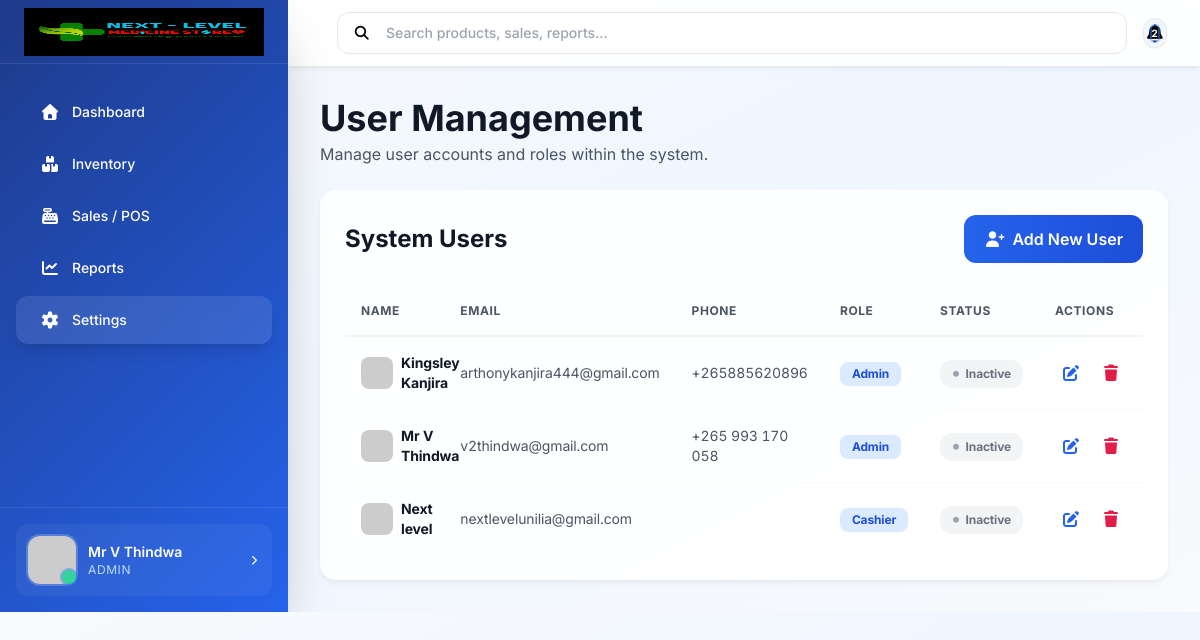
Screenshot of /?page=settings&view=user-management (signed in) with the database file from the repository.
### tables this page shows
CREATE TABLE `users` (
  `id` int(11) NOT NULL,
  `name` varchar(100) NOT NULL,
  `email` varchar(150) NOT NULL,
  `phone` varchar(20) DEFAULT NULL,
  `password_hash` varchar(255) NOT NULL,
  `role` enum('admin','cashier','manager') DEFAULT 'cashier',
  `created_at` timestamp NOT NULL DEFAULT current_timestamp(),
  `last_activity` timestamp NULL DEFAULT NULL
);

### classes/User.php (called while the page is built, shortened)
<?php
class User
{
    private $conn;
    private $table = 'users';
    public function __construct($db)
    {
        $this->conn = $db;
    }
    public function getAll()
    {
        $query = "SELECT id, name, email, phone, role, created_at, last_activity
                  FROM " . $this->table . "
                  ORDER BY name ASC";
        $stmt = $this->conn->prepare($query);
        $stmt->execute();
        return $stmt->fetchAll(PDO::FETCH_ASSOC);
    }
    public function getById($id)
    {
        $query = "SELECT id, name, email, phone, role, created_at, last_activity
                  FROM " . $this->table . "
                  WHERE id = :id";
        $stmt = $this->conn->prepare($query);
        $stmt->bindParam(':id', $id);
        $stmt->execute();
        return $stmt->fetch(PDO::FETCH_ASSOC);
    }
}
?>

### components/layout/mobile-menu.php (called while the page is built, shortened)
<?php
class MobileMenu
{
    public function __construct()
    {
        $this->user = $this->loadUser();
    }
    private function loadUser(): ?array
    {
        if (isset($_SESSION['user_id'])) {
            require_once __DIR__ . '/../../classes/User.php';
            $db = Database::getInstance()->getConnection();
            return (new User($db))->getById($_SESSION['user_id']);
        }
        return null;
    }
}

### pages/settings/user-management.php (the view, shortened to what this page needs)
<?php
require_once __DIR__ . '/../../config/database.php';
require_once __DIR__ . '/../../classes/User.php';
require_once __DIR__ . '/../../includes/PathHelper.php';
$db_instance = Database::getInstance();
$conn = $db_instance->getConnection();
$user = new User($conn);
$users = $user->getAll();
?>
<div class="space-y-6 animate-slide-in">
    <div>
        <h1 class="text-3xl md:text-4xl font-bold text-gray-900 mb-1">User Management</h1>
        <p class="text-gray-600">Manage user accounts and roles within the system.</p>
    </div>
    <div class="glassmorphism rounded-2xl shadow-lg p-6 border border-gray-100">
        <div class="flex items-center justify-between mb-6">
            <h2 class="text-2xl font-bold text-gray-900">System Users</h2>
            <button data-open-add-user
                class="px-5 py-3 bg-gradient-to-r from-blue-600 to-blue-700 text-white rounded-xl hover:shadow-lg transition-all font-semibold flex items-center gap-2">
                <i class="fas fa-user-plus"></i>Add New User
            </button>
        </div>
        <div class="overflow-x-auto custom-scrollbar">
            <table class="w-full">
                <thead>
                    <tr class="border-b-2 border-gray-100">
                        <th class="text-left py-4 px-4 text-xs font-bold text-gray-600 uppercase tracking-wider">Name
                        </th>
                        <th class="text-left py-4 px-4 text-xs font-bold text-gray-600 uppercase tracking-wider">Email
                        </th>
                        <th class="text-left py-4 px-4 text-xs font-bold text-gray-600 uppercase tracking-wider">Phone
                        </th>
                        <th class="text-left py-4 px-4 text-xs font-bold text-gray-600 uppercase tracking-wider">Role
                        </th>
                        <th class="text-left py-4 px-4 text-xs font-bold text-gray-600 uppercase tracking-wider">Status
                        </th>
                        <th class="text-left py-4 px-4 text-xs font-bold text-gray-600 uppercase tracking-wider">Actions
                        </th>
                    </tr>
                </thead>
                <tbody class="divide-y divide-gray-50">
                    <?php foreach ($users as $u): ?>
                        <tr class="hover:bg-blue-50/50 transition group" data-user-id="<?= $u['id'] ?>">
                            <td class="py-4 px-4">
                                <div class="flex items-center gap-2">
                                    <img src="https://ui-avatars.com/api/?name=<?= urlencode($u['name']) ?>&background=3b82f6&color=fff&size=32"
                                        class="w-8 h-8 rounded-lg" alt="<?= htmlspecialchars($u['name']) ?>">
                                    <span class="text-sm font-bold text-gray-900"><?= htmlspecialchars($u['name']) ?></span>
                                </div>
                            </td>
                            <td class="py-4 px-4 text-sm text-gray-600"><?= htmlspecialchars($u['email']) ?></td>
                            <td class="py-4 px-4 text-sm text-gray-600"><?= htmlspecialchars($u['phone'] ?? 'N/A') ?></td>
                            <td class="py-4 px-4">
                                <span
                                    class="inline-flex items-center gap-1 px-3 py-1 rounded-lg text-xs font-bold bg-blue-100 text-blue-700">
                                    <?= htmlspecialchars(ucfirst($u['role'])) ?>
                                </span>
                            </td>
                            <td class="py-4 px-4">
                                <?php
                                $lastActivity = strtotime($u['last_activity'] ?? '0');
                                $isActive = (time() - $lastActivity) < 3600;
                                ?>
                                <span
                                    class="inline-flex items-center gap-1.5 px-3 py-1.5 rounded-xl text-xs font-bold <?= $isActive ? 'bg-emerald-50 text-emerald-700' : 'bg-gray-100 text-gray-500' ?>">
                                    <i
                                        class="fas fa-circle text-[6px] <?= $isActive ? 'text-emerald-500' : 'text-gray-400' ?>"></i>
                                    <?= $isActive ? 'Active' : 'Inactive' ?>
                                </span>
                            </td>
                            <td class="py-4 px-4">
                                <div class="flex gap-2">
                                    <button
                                        class="edit-user-btn p-2 w-8 h-8 flex items-center justify-center rounded-lg text-blue-600 hover:bg-blue-100 hover:text-blue-800 transition"
                                        data-user-id="<?= $u['id'] ?>" title="Edit User">
                                        <i class="fas fa-edit"></i>
                                    </button>
                                    <button
                                        class="delete-user-btn p-2 w-8 h-8 flex items-center justify-center rounded-lg text-rose-600 hover:bg-rose-100 hover:text-rose-800 transition"
                                        data-user-id="<?= $u['id'] ?>" data-user-name="<?= htmlspecialchars($u['name']) ?>"
                                        title="Delete User">
                                        <i class="fas fa-trash"></i>
                                    </button>
                                </div>
                            </td>
                        </tr>
                    <?php endforeach; ?>
                </tbody>
            </table>
        </div>
    </div>
</div>

### components/layout/sidebar.php (shortened to what this page needs)
<?php
class Sidebar
{
    private array $menuItems;
    private string $currentPage;
    private ?array $user = null;
    public function __construct(string $currentPage = 'dashboard')
    {
        $this->currentPage = $currentPage;
        $this->menuItems = $this->getMenuItems();
        $this->user = $this->loadUser();
    }
    private function loadUser(): ?array
    {
        if (isset($_SESSION['user_id'])) {
            require_once __DIR__ . '/../../classes/User.php';
            $db = Database::getInstance()->getConnection();
            return (new User($db))->getById($_SESSION['user_id']);
        }
        return null;
    }
    private function getMenuItems(): array
    {
        $items = [
            'dashboard' => [
                'label' => 'Dashboard',
                'icon' => 'fa-home',
                'url' => '#dashboard'
            ],
            'inventory' => [
                'label' => 'Inventory',
                'icon' => 'fa-boxes',
                'url' => '#inventory'
            ],
            'pos' => [
                'label' => 'Sales / POS',
                'icon' => 'fa-cash-register',
                'url' => '#pos'
            ],
            'reports' => [
                'label' => 'Reports',
                'icon' => 'fa-chart-line',
                'url' => '#reports'
            ],
            'settings' => [
                'label' => 'Settings',
                'icon' => 'fa-cog',
                'url' => PathHelper::page('settings')
            ]
        ];
        $role = $_SESSION['role'] ?? 'staff';
        return $items;
    }
    public function render(): string
    {
        return <<<HTML
        <aside id="sidebar" class="fixed md:relative w-[280px] md:w-72 gradient-bg text-white flex flex-col
               transition-all duration-300 transform md:transform-none -translate-x-full md:translate-x-0 z-50 shadow-2xl overflow-hidden h-[100dvh]">
            <div class="h-16 flex items-center justify-between px-6 border-b border-white/10 md:backdrop-blur-sm">
                <div class="flex-1 flex items-center">
                    <img src="assets/Logo.jpeg" alt="Logo" class="h-12 w-full object-contain object-left filter brightness-0 invert opacity-90">
                </div>
                <button id="sidebarToggle" class="p-2 text-slate-500 hover:bg-slate-100 rounded-lg transition md:hidden">
                    <i class="fas fa-times"></i>
                </button>
            </div>
            <nav class="flex-1 px-4 py-6 space-y-1 custom-scrollbar overflow-y-auto">
                {$this->renderMenuItems()}
            </nav>
            {$this->renderUserProfile()}
        </aside>
        HTML;
    }
    private function renderMenuItems(): string
    {
        $items = '';
        foreach ($this->menuItems as $key => $item) {
            $isActive = false;
            if ($key === 'settings') {
                $isActive = ($this->currentPage === 'settings');
            } else {
                $isActive = ($this->currentPage === $key);
            }
            $activeClass = $isActive
                ? 'bg-white/10 text-white shadow-lg border-r-4 border-blue-400 backdrop-blur-sm'
                : 'text-blue-100 hover:bg-white/5 hover:text-white hover:translate-x-1';
            $pageUrl = PathHelper::page($key);
            $items .= <<<HTML
            <a href="{$pageUrl}"
               class="flex items-center gap-3 px-6 py-3.5 rounded-xl transition-all duration-200 group {$activeClass}"
               data-page="{$key}">
                <i class="fas {$item['icon']} w-5 text-center group-hover:scale-110 transition-transform"></i>
                <span class="font-medium text-sm">{$item['label']}</span>
            </a>
            HTML;
        }
        return $items;
    }
    private function renderUserProfile(): string
    {
        $userProfileUrl = PathHelper::page('settings', ['view' => 'user-profile']);
        $userName = htmlspecialchars($this->user['name'] ?? 'User');
        $userRole = htmlspecialchars($this->user['role'] ?? 'Staff');
        $avatarUrl = "https://ui-avatars.com/api/?name=" . urlencode($userName) . "&background=3b82f6&color=fff&bold=true";
        return <<<HTML
        <div class="p-4 border-t border-white/10 bg-black/5">
            <div onclick="window.location.href='{$userProfileUrl}'" class="flex items-center gap-3 px-3 py-3 bg-white/5 rounded-xl hover:bg-white/10 transition cursor-pointer group">
                <div class="relative">
                    <img src="{$avatarUrl}" alt="{$userName}" class="w-12 h-12 rounded-xl ring-2 ring-white/20">
                    <div class="absolute bottom-0 right-0 w-3.5 h-3.5 bg-emerald-400 rounded-full ring-2
                         ring-blue-800 pulse-dot"></div>
                </div>
                <div class="nav-text flex-1">
                    <p class="font-semibold text-sm">{$userName}</p>
                    <p class="text-xs text-blue-200 uppercase tracking-wider">{$userRole}</p>
                </div>
                <i class="fas fa-chevron-right text-[10px] text-blue-300 group-hover:translate-x-0.5 transition-transform"></i>
            </div>
        </div>
        HTML;
    }
}

### rows the page displays
users: name "Mr V Thindwa", role "ADMIN", email "v2thindwa@gmail.com", phone "+265 993 170 058", role "Admin", shows "Inactive"
users: name "Kingsley Kanjira", email "arthonykanjira444@gmail.com", phone "+265885620896", role "Admin", shows "Inactive"
users: name "Next level", email "nextlevelunilia@gmail.com", role "Cashier", shows "Inactive"

### other values shown
$item['label'] "Dashboard"
$item['label'] "Inventory"
$item['label'] "Sales / POS"
$item['label'] "Reports"
$item['label'] "Settings"
$displayCount "2"
